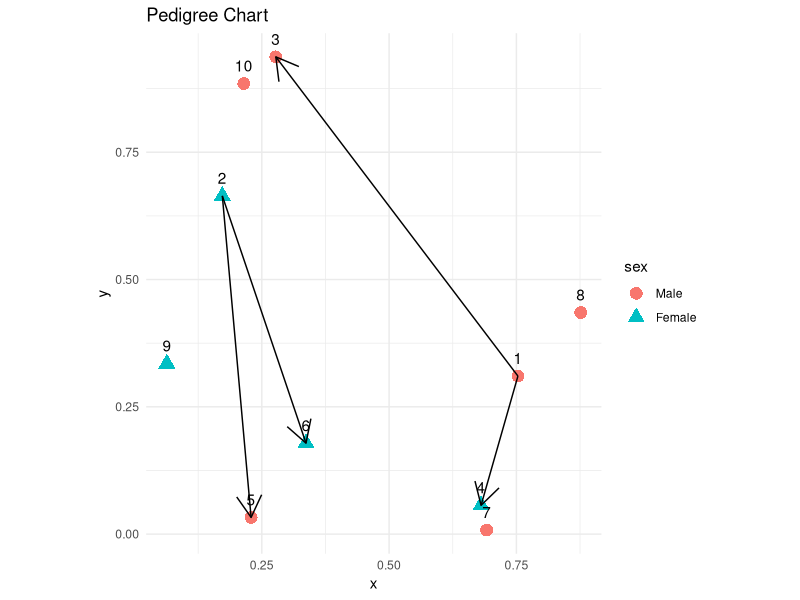

The R source for this figure: (Note: this script raises an error after producing the figure.)
## ---- chunk 1
# v1
library(ggplot2)
library(dplyr)

plot_pedigree_ggplot <- function(pedigree, affected = NULL, status = NULL) {
  # Example data preparation
  individuals <- data.frame(
    id = pedigree$id,
    x = runif(length(pedigree$id)),  # Random placement, needs proper computation
    y = runif(length(pedigree$id)),
    sex = factor(pedigree$sex, levels = c(1, 2), labels = c("Male", "Female")),
    affected = ifelse(is.null(affected), 0, affected),
    status = ifelse(is.null(status), 0, status)
  )

  # Set up the basic ggplot
  p <- ggplot(individuals, aes(x = x, y = y)) +
    geom_point(aes(color = sex, shape = sex), size = 4) +  # Nodes by sex
    geom_text(aes(label = id), vjust = -1) +  # Node labels
    theme_minimal()

  # Add affected status if not null
  if (!is.null(affected)) {
    p <- p + geom_point(aes(fill = factor(affected)), shape = 21)
  }

  # Typically you would compute parent-child and spouse connections separately

  # Example of adding parent-child connections
   connections <- data.frame(
       x = c(rep(individuals$x[1], 2), rep(individuals$x[2], 2)),
       y = c(rep(individuals$y[1], 2), rep(individuals$y[2], 2)),
       xend = c(individuals$x[3], individuals$x[4], individuals$x[5], individuals$x[6]),
       yend = c(individuals$y[3], individuals$y[4], individuals$y[5], individuals$y[6])
   )
   p <- p + geom_segment(data = connections, aes(xend = xend, yend = yend), arrow = arrow())

  # Final adjustments and plot return
  p + labs(title = "Pedigree Chart") + coord_fixed()
}

# Example usage:
 ped_data <- data.frame(id = 1:10, father = c(NA, 1, 1, 3, 3, 5, 5, NA, 8, 8),
                        mother = c(NA, 2, 2, 4, 4, 6, 6, NA, 9, 9),
                       sex = c(1, 2, 1, 2, 1, 2, 1, 1, 2, 1),
                        stringsAsFactors = FALSE)
 plot_pedigree_ggplot(ped_data)

## ---- chunk 2
library(ggplot2)
library(dplyr)

# Function to compute generational levels and horizontal positions
compute_positions <- function(ped) {
  ped <- ped %>%
    mutate(parent = pmax(father, mother, na.rm = TRUE)) %>%
    replace_na(list(parent = 0)) %>%
    arrange(parent) %>%
    mutate(generation = ifelse(parent == 0, 1, NA))

  # Propagate generational levels
  max_gen <- max(ped$generation, na.rm = TRUE)
  while(any(is.na(ped$generation))) {
    ped <- ped %>%
      left_join(ped %>% select(id, generation), by = c("parent" = "id")) %>%
      mutate(generation = ifelse(is.na(generation.x), generation.y + 1, generation.x)) %>%
      select(-generation.x, -generation.y)
    max_gen <- max_gen + 1
    if (max_gen > nrow(ped)) break  # Prevent infinite loops
  }

  # Assign initial x positions (naive approach)
  ped <- ped %>%
    group_by(generation) %>%
    mutate(x = row_number())

  # Refine x positions by aligning to the average parent x position
  for (gen in 2:max(ped$generation)) {
    parent_positions <- ped %>%
      filter(generation == gen - 1) %>%
      select(id, x)

    child_positions <- ped %>%
      filter(generation == gen) %>%
      mutate(parent_x = map_dbl(parent, ~mean(parent_positions$x[parent_positions$id == .], na.rm = TRUE)))

    ped <- ped %>%
      mutate(x = if_else(generation == gen, child_positions$parent_x, x))
  }

  ped
}

# Main plotting function
plot_pedigree_ggplot <- function(pedigree) {
  # Compute positions
  positions <- compute_positions(pedigree)

  # Set up the ggplot
  p <- ggplot(positions, aes(x = x, y = -generation)) +
    geom_point(aes(color = as.factor(sex)), size = 4) +
    geom_text(aes(label = id), vjust = 1.5, size = 3) +
    labs(color = "Sex") +
    theme_minimal() +
    theme(axis.title.y = element_blank(),
          axis.text.y = element_blank(),
          axis.ticks.y = element_blank())
  
   connections <- data.frame(
       x = c(rep(individuals$x[1], 2), rep(individuals$x[2], 2)),
       y = c(rep(individuals$y[1], 2), rep(individuals$y[2], 2)),
       xend = c(individuals$x[3], individuals$x[4], individuals$x[5], individuals$x[6]),
       yend = c(individuals$y[3], individuals$y[4], individuals$y[5], individuals$y[6])
   )
   p <- p + geom_segment(data = connections, aes(xend = xend, yend = yend), arrow = arrow())

  p
}

# Example data
ped_data <- data.frame(
  id = 1:10,
  father = c(NA, 1, 1, 3, 3, 5, 5, NA, 8, 8),
  mother = c(NA, 2, 2, 4, 4, 6, 6, NA, 9, 9),
  sex = c(1, 2, 1, 2, 1, 2, 1, 1, 2, 1),
  stringsAsFactors = FALSE
)

# Plot
plot_pedigree_ggplot(ped_data)
## ---- chunk 3

library(ggplot2)
library(dplyr)

# Function to compute generational levels and horizontal positions
compute_positions <- function(ped) {
    ped <- ped %>%
        mutate(parent = pmax(father, mother, na.rm = TRUE)) %>%
        replace_na(list(parent = 0)) %>%
        arrange(parent) %>%
        mutate(generation = ifelse(parent == 0, 1, NA))

    # Propagate generational levels
    while(any(is.na(ped$generation))) {
        ped <- ped %>%
            left_join(ped %>% select(id, generation), by = c("parent" = "id")) %>%
            mutate(generation = ifelse(is.na(generation.x), generation.y + 1, generation.x)) %>%
            select(-generation.x, -generation.y)
    }

    # Assign initial x positions (naive approach)
    ped <- ped %>%
        group_by(generation) %>%
        mutate(x = row_number())

    ped
}

# Main plotting function
plot_pedigree_ggplot <- function(pedigree, affected = NULL, status = NULL) {
    # Compute positions
    positions <- compute_positions(pedigree)

    # Adjust data frame to include positions
    pedigree <- pedigree %>%
        left_join(positions, by = "id") %>%
        mutate(sex = factor(sex, levels = c(1, 2), labels = c("Male", "Female")),
               affected = ifelse(is.null(affected), 0, affected),
               status = ifelse(is.null(status), 0, status))

    # Create connections based on parent-child relationships
    connections <- pedigree %>%
        select(id, x, y, father, mother) %>%
        gather(key = "parent_type", value = "parent_id", father, mother) %>%
        filter(!is.na(parent_id)) %>%
        left_join(pedigree %>% select(id, x, y), by = c("parent_id" = "id")) %>%
        rename(xend = x, yend = y) %>%
        left_join(pedigree %>% select(id, x, y), by = c("id" = "id")) %>%
        select(id, x, y, xend, yend)

    # Set up the basic ggplot
    p <- ggplot(pedigree, aes(x = x, y = -generation)) +
        geom_point(aes(color = sex, shape = sex), size = 4) +  # Nodes by sex
        geom_text(aes(label = id), vjust = -1) +  # Node labels
        geom_segment(data = connections, aes(xend = xend, yend = yend), arrow = arrow(length = unit(0.03, "inches"))) +
        theme_minimal()

    # Add affected status if not null
    if (!is.null(affected)) {
        p <- p + geom_point(aes(fill = factor(affected)), shape = 21)
    }

    # Final adjustments and plot return
    p + labs(title = "Pedigree Chart") + coord_fixed()
}

# Example usage with your existing `ped_data`
plot_pedigree_ggplot(ped_data)

## ---- chunk 4

library(ggplot2)

plot_pedigree_ggplot <- function(pedigree) {
    # Assume pedigree includes id, x, y, father_id, mother_id, sex, generation
    # Convert factors to numeric for plotting efficiency if they are not already
    pedigree$sex <- as.numeric(factor(pedigree$sex))
    
    # Create connections for fathers and mothers directly using vectorized operations
    if (!is.na(pedigree$father_id)) {
        father_connections <- pedigree[pedigree$id %in% pedigree$father_id, ]
        names(father_connections)[names(father_connections) == "x"] <- "xend"
        names(father_connections)[names(father_connections) == "y"] <- "yend"
        father_connections <- merge(pedigree, father_connections, by.x = "father_id", by.y = "id")
    } else {
        father_connections <- data.frame()
    }

    if (!is.na(pedigree$mother_id)) {
        mother_connections <- pedigree[pedigree$id %in% pedigree$mother_id, ]
        names(mother_connections)[names(mother_connections) == "x"] <- "xend"
        names(mother_connections)[names(mother_connections) == "y"] <- "yend"
        mother_connections <- merge(pedigree, mother_connections, by.x = "mother_id", by.y = "id")
    } else {
        mother_connections <- data.frame()
    }
    
    connections <- rbind(father_connections, mother_connections)

    # Prepare plot
    p <- ggplot() +
        geom_segment(data = connections, aes(x = x, y = -y, xend = xend, yend = -yend), 
                     arrow = arrow(length = unit(0.02, "npc"))) +
        geom_point(data = pedigree, aes(x = x, y = -generation, color = as.factor(sex)), size = 4) +
        geom_text(data = pedigree, aes(x = x, y = -generation, label = id), vjust = -1, size = 3) +
        scale_color_manual(values = c("blue", "red")) +  # Assuming 1 = Male, 2 = Female
        theme_minimal() +
        labs(title = "Pedigree Chart") +
        coord_fixed(ratio = 1)  # Ensuring aspect ratio is 1:1 for better spatial representation

    return(p)
}

# Example data (simplified for demonstration)
ped_data <- data.frame(
  id = 1:10,
  father_id = c(NA, 1, 1, 3, 3, 5, 5, NA, 8, 8),
  mother_id = c(NA, 2, 2, 4, 4, 6, 6, NA, 9, 9),
  sex = c("M", "F", "M", "F", "M", "F", "M", "M", "F", "M"),
  generation = c(1, 2, 2, 3, 3, 3, 3, 1, 2, 2),
  x = 1:10,  # Example x coordinates
  y = c(1, 2, 2, 3, 3, 3, 3, 1, 2, 2)  # Example y coordinates, should be calculated properly
)

# Plot
ped_plot <- plot_pedigree_ggplot(ped_data)
print(ped_plot)

## ---- chunk 5
library(ggplot2)

plot_pedigree_ggplot <- function(pedigree) {
    # Convert factors to numeric for plotting efficiency if they are not already
    pedigree$sex <- as.numeric(factor(pedigree$sex))
    
    # Initialize an empty data frame for connections
    connections <- data.frame(x = numeric(), y = numeric(), xend = numeric(), yend = numeric())

    # Check and create connections for fathers
    if (any(!is.na(pedigree$father_id))) {
        father_connections <- pedigree[pedigree$father_id %in% pedigree$id,]
        father_connections <- merge(pedigree, father_connections, by.x = "father_id", by.y = "id", suffixes = c("", "_end"))
        connections <- rbind(connections, father_connections[,c("x", "y", "x_end", "y_end")])
    }

    # Check and create connections for mothers
    if (any(!is.na(pedigree$mother_id))) {
        mother_connections <- pedigree[pedigree$mother_id %in% pedigree$id,]
        mother_connections <- merge(pedigree, mother_connections, by.x = "mother_id", by.y = "id", suffixes = c("", "_end"))
        connections <- rbind(connections, mother_connections[,c("x", "y", "x_end", "y_end")])
    }

    # Prepare plot
    p <- ggplot() +
        geom_segment(data = connections, aes(x = x, y = -y, xend = x_end, yend = -y_end),
                     arrow = arrow(length = unit(0.02, "npc"))) +
        geom_point(data = pedigree, aes(x = x, y = -y, color = as.factor(sex)), size = 4) +
        geom_text(data = pedigree, aes(x = x, y = -y, label = id), vjust = -1, size = 3) +
        scale_color_manual(values = c("blue", "red")) +  # Assuming 1 = Male, 2 = Female
        theme_minimal() +
        labs(title = "Pedigree Chart") +
        coord_fixed(ratio = 1)  # Ensuring aspect ratio is 1:1 for better spatial representation

    return(p)
}

# Example data (simplified for demonstration)
ped_data <- data.frame(
  id = 1:10,
  father_id = c(NA, 1, 1, 3, 3, 5, 5, NA, 8, 8),
  mother_id = c(NA, 2, 2, 4, 4, 6, 6, NA, 9, 9),
  sex = c("M", "F", "M", "F", "M", "F", "M", "M", "F", "M"),
  generation = c(1, 2, 2, 3, 3, 3, 3, 1, 2, 2),
  x = 1:10,  # Example x coordinates
  y = c(1, 2, 2, 3, 3, 3, 3, 1, 2, 2)  # Example y coordinates, should be calculated properly
)

# Plot
ped_plot <- plot_pedigree_ggplot(ped_data)
print(ped_plot)

